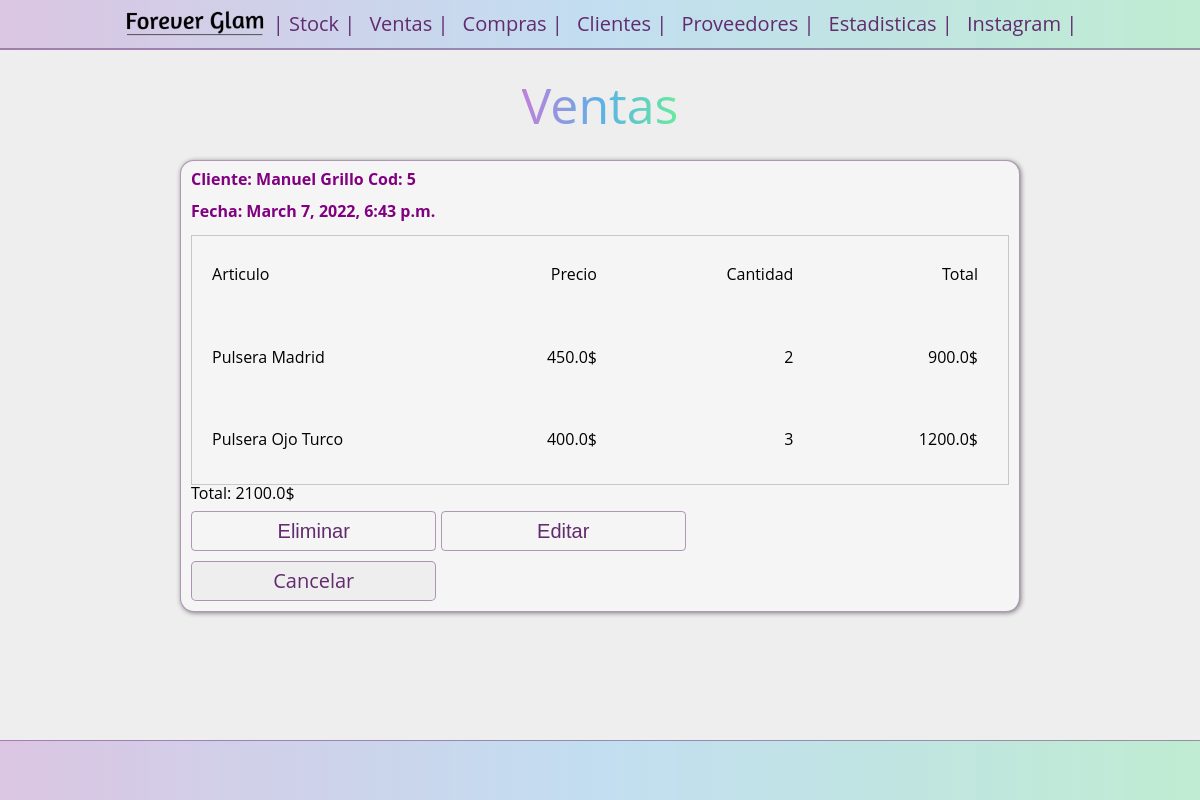
The app's page /sells/5/detail/, older data.
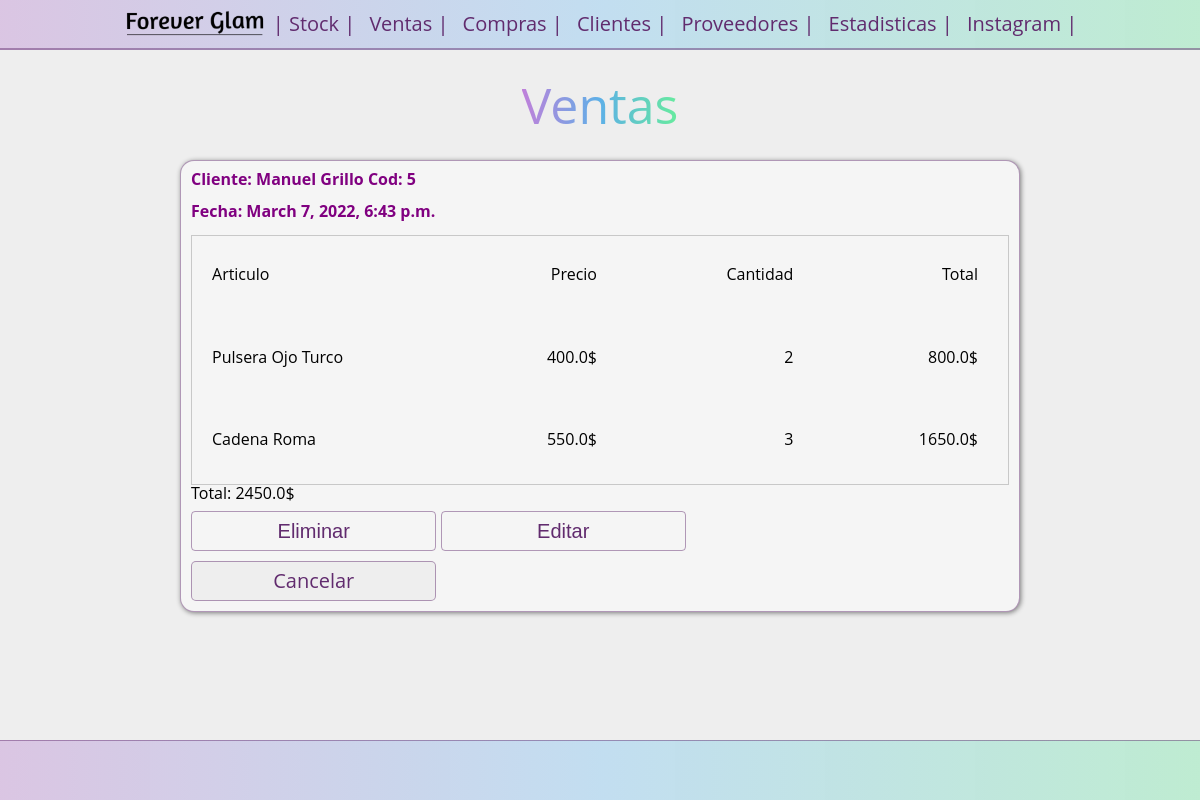
The same page, newer data.
### sells/models.py (models this page shows)
class Sell_Product(models.Model):
    sell = models.ForeignKey(
        Sell,
        on_delete= models.CASCADE,
        null=False,
        blank=False
    )
    product = models.ForeignKey(
        Product,
        on_delete= models.CASCADE,
        null=False,
        blank=False
    )
    quantity = models.IntegerField(default=1)
    price = models.FloatField(default=0)
    total = models.FloatField(default=0)

class Sell(models.Model):
    client = models.ForeignKey(
            Client,
            on_delete= models.CASCADE,
            null=False,
            blank= False
    )
    sell_date = models.DateTimeField(auto_now_add=True)
    product = models.ManyToManyField(
        Product,
        through='Sell_Product',
        blank=True
    )
    total = models.FloatField(default=0)

### stock/models.py (models this page shows)
class Product(models.Model):
    name = models.CharField(max_length=200)
    category = models.CharField(max_length=50)
    material = models.CharField(max_length=50)
    price = models.FloatField(default=0)
    stock = models.IntegerField(default=0)
    sug_price = models.FloatField(default=price)
    sell_price = models.FloatField(default= sug_price)
    def __str__(self) :
        return self.name

### clients/models.py (models this page shows)
class Client(models.Model):
    name = models.CharField(max_length=100)
    tlf = models.CharField(max_length=15, default='')
    debt = models.FloatField(default=0)
    address = models.CharField(max_length=100)
    def __str__(self) :
        return self.name

### sells/views.py (the view)
# urls.py: path("<int:sell_id>/detail/", views.detail, name="detail"),
def detail(request, sell_id):
    sell = get_object_or_404(Sell, pk=sell_id)
    sell_product_set = sell.sell_product_set.all()
    return render(request, "sells/detail.html",{
        'sell': sell,
        'sell_product_set': sell_product_set
    })

### sells/templates/sells/detail.html (shortened to what this page needs)
{% extends 'stock/header.html' %}
{% block content %}
{% load static %}
<body>
    <main>
    <h1 class="titulo">Ventas</h1>
    <form action="{% url 'sells:detail_update_delete' %} " method="post" class="main-form">
        <span >Cliente: {{sell.client}} Cod: {{sell.pk}}</span> <br><br>
        <span>Fecha: {{sell.sell_date}}</span><br><br>
        <div class="table-container">
            <table class="main-table-detail">
                <tr>
                <th class="main-table__row_l_t"><strong>Articulo </strong></th>
                <th class="main-table__row_r_t"><strong> Precio </strong></th>
                <th class="main-table__row_r_t"><strong> Cantidad </strong></th>
                <th class="main-table__row_r_t"><strong> Total </strong></th>
                </tr>
                {% for choice in sell_product_set  %}
                        <tr class="main-table__row">
                            <label for="choice{{ forloop.counter }}">
                            <td class="main-table__row_l">{{choice.product}}</td>
                            <td class="main-table__row_r">{{choice.price}}$</td>
                            <td class="main-table__row_r">{{choice.quantity}}</td>
                            <td class="main-table__row_r">{{choice.total}}$</td>
                            </tr>
                {% endfor %}
            </table>
        </div>
        <div>
            Total: {{sell.total}}$
        </div>
        <input type="submit" name="action" value="Eliminar">
        <input type="submit" name="action" value="Editar">
        <a href="{% url 'sells:index'%}" class="button_grillo" >Cancelar</a>
    </form>
    </main>
    <footer>
    </footer>
</body>
{% endblock %}

Row changes from the older to the newer data that the page shows:
removed Sell_Product: product "Pulsera Madrid", price "450.0", quantity "2", total "900.0"
changed Sell "Manuel Grillo": total "2100.0" → "2450.0"
changed Sell_Product "Pulsera Ojo Turco": quantity "3" → "2"; total "1200.0" → "800.0"
added Sell_Product: product "Cadena Roma", price "550.0", quantity "3", total "1650.0"
